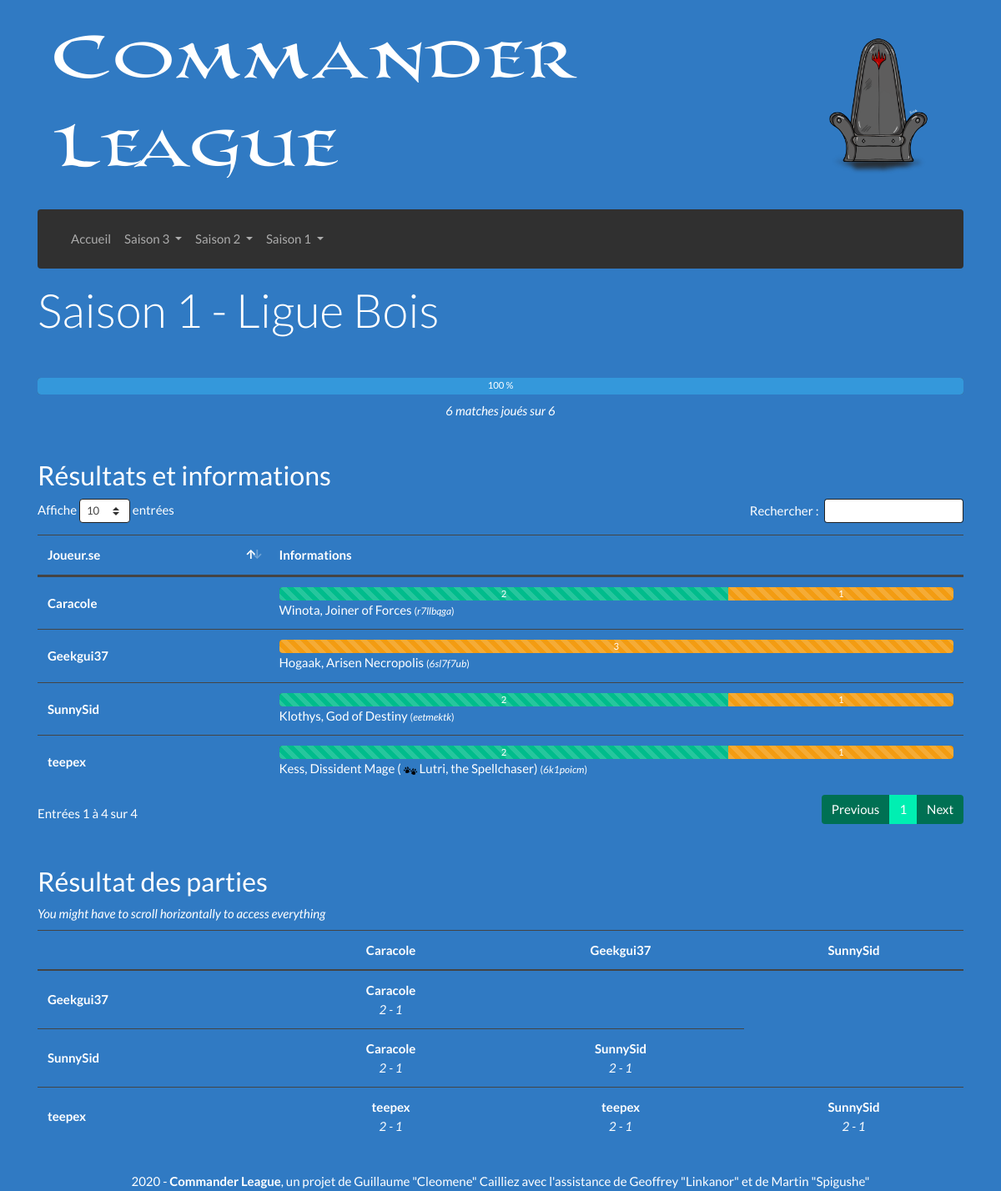
Page /Saison-1/Ligue-Bois on the committed database.
### tables this page shows
CREATE TABLE "participants" (
	"id_discord"	TEXT,
	"pseudo"	TEXT NOT NULL,
	"nom_role"	TEXT NOT NULL,
	PRIMARY KEY("id_discord")
);

CREATE TABLE "decks" (
	"id_deck"	INTEGER PRIMARY KEY AUTOINCREMENT,
	"id_discord"	TEXT NOT NULL,
	"est_joue"	INTEGER NOT NULL,
	"cle_MV"	INTEGER NOT NULL,
	"hash"	TEXT NOT NULL,
	"liste"	TEXT NOT NULL,
	"general"	TEXT NOT NULL
);

### Afficher/Elements/Tableaux/TableauJoueurs.php (called while the page is built)
<?php
require_once("Afficher/Elements/Tableaux/Vue_TableauJoueurs.php");
function afficherTableauJoueurs ($helper) {
	return tableauJoueurs($helper);
}

### Afficher/Controleur.php (called while the page is built)
<?php
function getContenu ()
{
	if (isset($_GET['saison']) && isset($_GET['ligue']))
	{
		if (preg_match("/Placement/", $_GET['ligue']))
		{
			require_once('Afficher/Elements/Placement/Controleur.php');
		}
		else if (preg_match("/Playoff/", $_GET['ligue']))
		{
		}
		else
		{
			require_once('Afficher/Elements/Ligue/Controleur.php');
		}
	}
	else
	{
		require_once('Afficher/Elements/Saison.php');
	}
	return Affichage($helper);
}
require_once('Afficher/Vue.php');

### Afficher/Vue.php (called while the page is built)
<?php
$contenu = getContenu();
require_once('Afficher/Elements/Gabarit.php');

### index.php (called while the page is built, shortened)
<?php
require_once('Controleur.php');

### Afficher/Elements/Barres/BarreJoueur.php (called while the page is built)
<?php
require_once("Afficher/Elements/Barres/Vue_BarreJoueur.php");
function afficherBarreJoueur ($helper, $pseudo) {
	$nombreJoueurs = $helper['infos']['nbDecks'];
	$nombreMatches = $nombreJoueurs - 1;
	$widthMatch = round(100/$nombreMatches,2);
	$victoires = $helper[$pseudo]['victoires'];
	$defaites  = $helper[$pseudo]['defaites'];
	return barreJoueur($victoires , $defaites , $widthMatch);
}
?>

### Afficher/Elements/Ligue/Modele.php (called while the page is built, shortened)
<?php
function afficheGeneral ($texte) {
	$contraintes = "";
	if (preg_match('/\(/i',$texte)) $contraintes .= "C";
	if ($contraintes == "") return $texte;
	if (preg_match('/c/i',$contraintes)) {
		$compagnon = substr(preg_split('/\(/',$texte)[1],0,strlen(preg_split('/\(/',$texte)[1])-1);
		$retour = (preg_match('/p/i',$contraintes)) ? $retour : preg_split('/\(/i',$texte)[0];
		$retour .= " ( " . imageCompagnon() . " " . $compagnon . ")";
	}
	return $retour;
}

### Modele.php (called while the page is built, shortened)
<?php
function getBdd() {
	$bdd = new PDO("sqlite:BD/database.sqlite");
	    $bdd->setAttribute(PDO::ATTR_DEFAULT_FETCH_MODE, PDO::FETCH_ASSOC);
	    $bdd->setAttribute(PDO::ATTR_ERRMODE, PDO::ERRMODE_EXCEPTION);
	$bdd->query($_SESSION['dicoTables']['tableParticipants']);
	$bdd->query($_SESSION['dicoTables']['tableRoles']);
	$bdd->query($_SESSION['dicoTables']['tableDecks']);
	$bdd->query($_SESSION['dicoTables']['tableResultats']);
	$bdd->query($_SESSION['dicoTables']['tableLigues']);
	return $bdd;
}
function executerRequete($sql, $params = null) {
	if ($params == null) {
		$resultat = getBdd()->query($sql);
	} else {
		$resultat = getBdd()->prepare($sql);
		$resultat->execute($params);
	}
	return $resultat;
}

### Afficher/Elements/Resultats/Details.php (called while the page is built, shortened)
<?php
$helper = array();
$sql = "SELECT liste_decks FROM ligues
		WHERE num_saison = :s AND nom_ligue = :l;";
$helper['infos']['saison'] = $_GET['saison'];
$helper['infos']['ligue']  = preg_split("/-/",$_GET['ligue'])[0];
$donnees = array(
	':l' => $_GET['ligue'],
	':s' => $helper['infos']['saison'],
);
$requete = executerRequete($sql,$donnees);
$resultat = $requete->fetch()['liste_decks'];
$_liste = preg_split('/, /i',$resultat);
$helper['infos']['decks'] = $_liste;
$_nbDecks = count($helper['infos']['decks']);
$helper['infos']['nbDecks'] = $_nbDecks;
$helper['infos']['max'] = $_nbDecks * ($_nbDecks - 1) / 2;
$helper['infos']['joues'] = 0;
$sql = "SELECT * FROM participants p
		JOIN decks d ON p.id_discord = d.id_discord
		WHERE d.id_deck = :id;";
for ($i = 0; $i < count($helper['infos']['decks']); $i++) {
	$requete = executerRequete($sql,array(':id'=>$helper['infos']['decks'][$i]));
	$resultat = $requete->fetch();
	$helper['infos']['pseudo'][] = $resultat['pseudo'];
	$helper['infos']['id_discord'][] = $resultat['id_discord'];
	$helper[$resultat['id_deck']] = array(
		'pseudo'		=> $resultat['pseudo'],
		'id_discord'	=> $resultat['id_discord'],
		'id_deck'		=> $resultat['id_deck'],
		'liste'			=> $resultat['liste'],
		'general'		=> $resultat['general'],
		'hash'			=> $resultat['hash'],
		'parties'		=> array(),
		'victoires'		=> 0,
		'defaites'		=> 0,
	);
}

### Afficher/Elements/Ligue/Controleur.php (called while the page is built)
<?php
require_once('Afficher/Elements/Modele.php');
require_once('Afficher/Elements/Ligue/Modele.php');
require_once("Afficher/Elements/Resultats/Details.php");
require_once("Afficher/Elements/Vue/Vue_Ligue.php");

### Afficher/Elements/Barres/Vue_BarreJoueur.php (the view)
<?php
function barreJoueur($victoires , $defaites , $widthMatch) {
	ob_start(); ?>
	<div class="progress">
		<div class="progress-bar progress-bar-striped bg-success" role="progressbar"
			style="width:<?= round($victoires*$widthMatch,2) ?>%"><?= $victoires ?></div>
		<div class="progress-bar progress-bar-striped bg-warning" role="progressbar"
			style="width:<?= round($defaites*$widthMatch,2) ?>%"><?= $defaites ?></div>
	</div>
	<?php return ob_get_clean();
}

### Afficher/Elements/Tableaux/Vue_TableauJoueurs.php
<?php
function tableauJoueurs ($helper) {
	ob_start(); ?>
	<div class="table-responsive text-nowrap">
	<table id="tableJoueurs" class="table table-hover" aria-describedby="tableJoueurs">
		<thead>
			<tr>
				<th scope="col" class="sorting" aria-controls="tableJoueurs">Joueur.se</th>
				<th scope="col" class="col-9">Informations</th>
			</tr>
		</thead>
		<tbody>
			<?php
			sort($helper['infos']['pseudo']);
			for ($i = 0; $i < count($helper['infos']['pseudo']); $i++) {
				$cle = $helper['infos']['pseudo'][$i];
			?>
			<tr>
				<td scope="row" class="align-middle">
					<strong><?= $cle ?></strong>
				</td>
				<td>
					<?= afficherBarreJoueur($helper,$cle) ?>
					<?= afficheGeneral($helper[$cle]['general']) ?>
						<small>(<i><?= $helper[$cle]['hash'] ?></i>)</small>
				</td>
			</tr>
			<?php
			}
			?>
		</tbody>
	</table>
	</div>
	<?php return ob_get_clean();
}

### Afficher/Elements/Tableaux/Vue_TableauResultats.php
<?php
function tableauResultats ($helper) {
	ob_start(); ?>
	<div class="table-responsive">
	<table id="tableMatches" class="table table-hover" aria-describedby="tableMatches">
		<thead>
			<tr>
				<th scope="col" class="sorting" aria-controls="tablePlacements"></th>
			<?php
			sort($helper['infos']['pseudo']);
			for ($i = 0; $i < (count($helper['infos']['pseudo'])-1); $i++) {
				$cle = $helper['infos']['pseudo'][$i];
				?>
				<th scope="col" class="text-center"><?= $cle ?></th>
				<?php
				}
			?>
			</tr>
		</thead>
		<tbody>
		<?php
		for ($i = 1; $i < count($helper['infos']['pseudo']); $i++) {
			$cle = $helper['infos']['pseudo'][$i];
			?>
			<tr>
				<td scope="row" class="align-middle">
					<strong><?= $cle ?></strong>
				</td>
				<?php for ($j = 0; $j < $i; $j++) : ?>
					<td class='align-middle text-center'>
						<?= afficheResultat($helper,$cle,$helper['infos']['pseudo'][$j]) ?>
					</td>
				<?php endfor; ?>
			</tr>
			<?php
		}
		?>
		</tbody>
	</table>
	</div>
	<?php return ob_get_clean();
}

### Afficher/Elements/Tableaux/TableauResultats.php
<?php
require_once('Afficher/Elements/Tableaux/Vue_TableauResultats.php');
function AfficherTableauResultats ($helper) {
	return tableauResultats($helper);
}
function afficheResultat ($helper, $pseudo1, $pseudo2) {
	if (isset($helper[$pseudo1]['parties'][$pseudo2])) {
		$vainqueur = $helper[$pseudo1]['parties'][$pseudo2]['w_pseudo'];
		if ($vainqueur != $pseudo1) {
			$pseudo2 = $pseudo1;
			$pseudo1 = $vainqueur;
		}
		$resultat = $helper[$pseudo1]['parties'][$pseudo2]['string'];
		return "<strong>$vainqueur</strong><br><i>$resultat</i>";
	}
	return "<i>Partie à jouer</i>";
}

### Afficher/CSS/overriding.css (style rules this page uses)
body { background-image: url('/Afficher/CSS/Images/Background.png'); background-color: #307AC3; background-size: 100%; }

### rows in the picture
participants: cle "Geekgui37", $defaites*$widthMatch 99.99 (drawn), defaites "3", decks.general "Hogaak, Arisen Necropolis", decks.hash "6sl7f7ub"
participants: pseudo "Caracole", pseudo "2 - 1", pseudo "teepex"

### other values in the picture
$_GET['saison'] "1"
$_GET['ligue'] "Bois"
$status "100"
$played "6"
$max "6"
$cle "Caracole"
$defaites "1"
afficheGeneral($helper[$cle]['general']) "Winota, Joiner of Forces"
$helper[$cle]['hash'] "r7llbqga"
$cle "SunnySid"
afficheGeneral($helper[$cle]['general']) "Klothys, God of Destiny"
$helper[$cle]['hash'] "eetmektk"
$cle "teepex"
afficheGeneral($helper[$cle]['general']) "Kess, Dissident Mage ( Lutri, the Spellchaser)"
$helper[$cle]['hash'] "6k1poicm"
